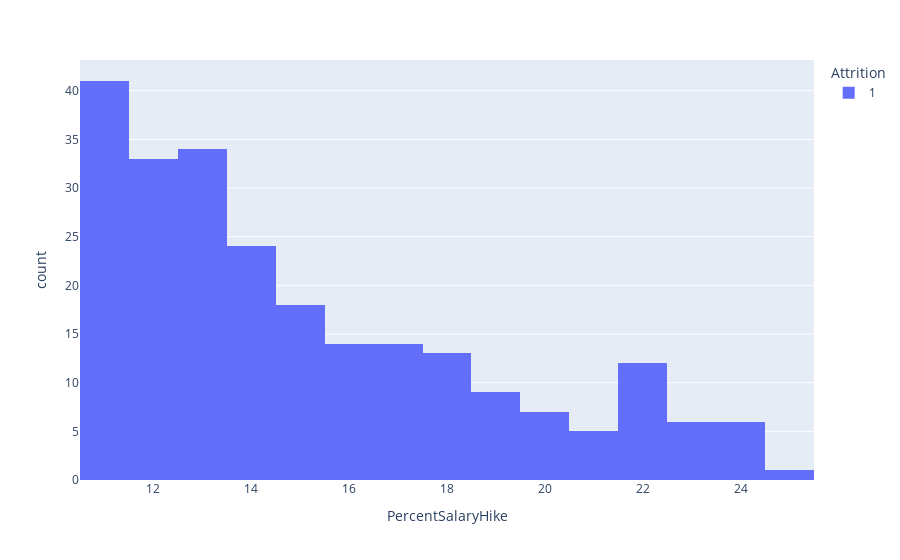

The notebook cell saved with this chart:
### Markdown cell above
Employees with the least JobSatisfaction = 1 has the highest possibility of leaving the company.

### Code cell
fig2 = px.histogram(df[df['Attrition'] == 1], x = 'PercentSalaryHike', color = 'Attrition')
fig2.show()

### Figure 1 — Plotly figure (JSON) as saved in the notebook; plotly's stock layout.template omitted (floating-point values rounded to 4 significant figures; data arrays with more than 128 entries replaced by an {"elided": "..."} marker saying what was removed)
{"data": [{"alignmentgroup": "True", "bingroup": "x", "hovertemplate": "Attrition=1<br>PercentSalaryHike=%{x}<br>count=%{y}<extra></extra>", "legendgroup": "1", "marker": {"color": "#636efa", "pattern": {"shape": ""}}, "name": "1", "offsetgroup": "1", "orientation": "v", "showlegend": true, "type": "histogram", "x": {"elided": "237 int values"}, "xaxis": "x", "yaxis": "y"}], "layout": {"barmode": "relative", "legend": {"title": {"text": "Attrition"}, "tracegroupgap": 0}, "margin": {"t": 60}, "xaxis": {"anchor": "y", "domain": [0, 1], "title": {"text": "PercentSalaryHike"}}, "yaxis": {"anchor": "x", "domain": [0, 1], "title": {"text": "count"}}}}
